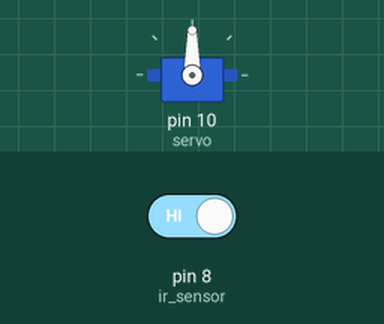
Bench run of a sketch on a simulated Arduino Uno, built with avr-gcc and run on an emulated ATmega328P. Parts: servo. The inputs (shaded band) are chosen by the test bench; at power-on: pin 8 (ir_sensor) HIGH.

Above: at 1.2 s.
1.3 s: pin 8 (ir_sensor) driven LOW
At 2.4 s:
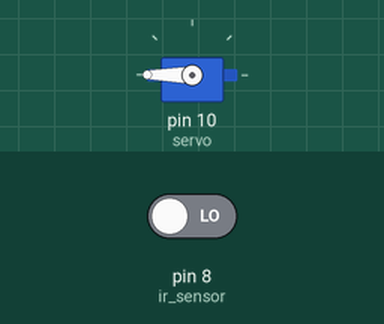
2.8 s: pin 8 (ir_sensor) driven HIGH
At 3.5 s:
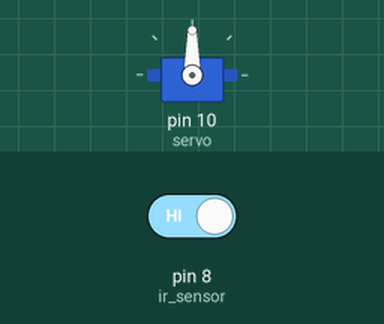
Timing chart, 0 to 5.8 s (numbered marks = the images above; inputs shaded):
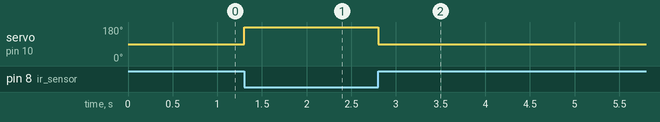

The sketch:

LED_IR_Sensor_+_Automatic_Door.ino
```cpp
#include <Servo.h>
Servo servo;

int ir_sensor=8;
int val;

void setup() {
  // put your setup code here, to run once:
  pinMode(ir_sensor, INPUT);
  servo.attach(10);

}

void loop() {
  // put your main code here, to run repeatedly:
  val=digitalRead(ir_sensor);
  if (val==0) {
    servo.write(180);
  }
  else{
    servo.write(90);
  }
}
```

Measured:
- after the input at 1.3 s, servo on pin 10 (servo): 90° → 180° at once
- after the input at 2.8 s, servo on pin 10 (servo): 180° → 90° at once
